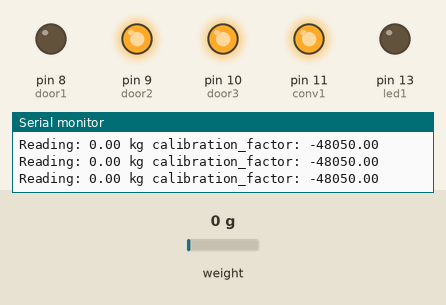
A sketch run on a simulated Arduino Uno, built with avr-gcc and run on an emulated ATmega328P. On the bench: output pins drawn as LEDs (lit = HIGH), the last lines printed to the serial monitor. Inputs (shaded band) come from the test bench; at power-on: weight on the scale 0 g.

Above: at 3.3 s.
3.4 s: weight on the scale set to 4365 g
6.4 s: weight on the scale set to 4474 g
At 7.5 s:
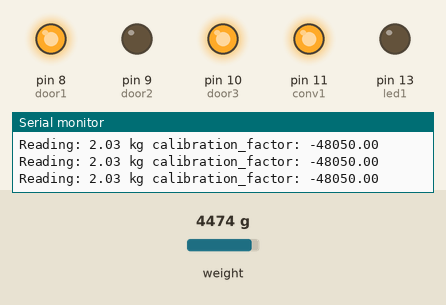
7.9 s: weight on the scale set to 100 g
At 9.3 s:
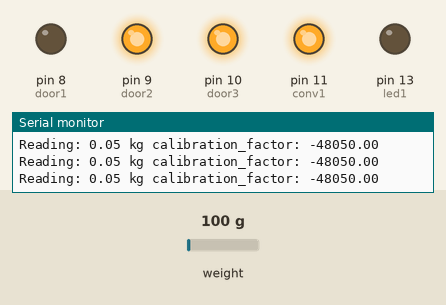
10.9 s: weight on the scale set to 4900 g
At 12.0 s:
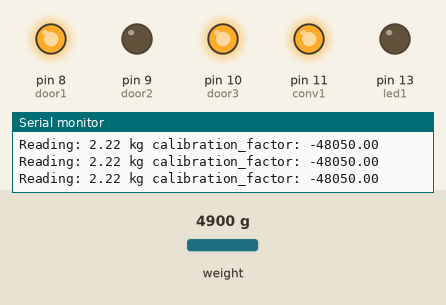
Timing chart, 0 to 13.9 s (numbered marks = the images above; inputs shaded):
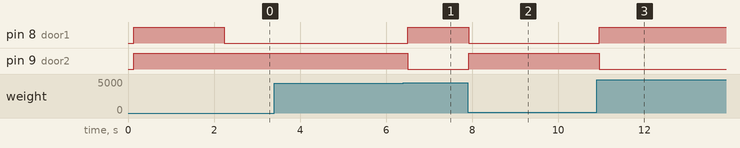

Measured:
- the behaviour switches between 4410 and 4411 g on weight on the scale (found by bisection; images 0 and 1)
- after the input at 6.4 s, pin 8 (door1): LOW → HIGH after 0.10 s; pin 9 (door2): HIGH → LOW after 0.10 s
- after the input at 7.9 s, pin 8 (door1): HIGH → LOW at once; pin 9 (door2): LOW → HIGH at once
- after the input at 10.9 s, pin 8 (door1): LOW → HIGH after 0.06 s; pin 9 (door2): HIGH → LOW after 0.06 s

The sketch:

hx711_load_cell.ino
```cpp
// (licence header left out)
#include "HX711.h"
#define DOUT  3
#define CLK  20

HX711 scale;

float calibration_factor = -48050; //-7050 worked for my 440lb max scale setup
const int door1 = 8 ;
const int door2 = 9 ;
const int door3 = 10 ;
const int led1 = 13 ;
const int conv1 = 11 ;
int state=0;
void setup() {
  Serial.begin(9600);
   digitalWrite(door1, HIGH);
   digitalWrite(door2, HIGH);
   digitalWrite(door3, HIGH);
    digitalWrite(conv1, HIGH);
  Serial.println("HX711 calibration sketch");
  Serial.println("Remove all weight from scale");
  Serial.println("After readings begin, place known weight on scale");
  Serial.println("Press + or a to increase calibration factor");
  Serial.println("Press - or z to decrease calibration factor");
  pinMode(door1, OUTPUT);
  pinMode(door2, OUTPUT);
  pinMode(door3, OUTPUT);
  pinMode(led1, OUTPUT);
   pinMode(conv1, OUTPUT);

  scale.begin(DOUT, CLK);
  scale.set_scale();
  scale.tare(); //Reset the scale to 0

  long zero_factor = scale.read_average(); //Get a baseline reading
  Serial.print("Zero factor: "); //This can be used to remove the need to tare the scale. Useful in permanent scale projects.
  Serial.println(zero_factor);
}

void loop() {

  scale.set_scale(calibration_factor); //Adjust to this calibration factor
  Serial.print("Reading: ");
  float ft=scale.get_units()*0.4535;
  Serial.print(ft);
  Serial.print(" kg"); //Change this to kg and re-adjust the calibration factor if you follow SI units like a sane person
  Serial.print(" calibration_factor: ");
  Serial.print(calibration_factor);
  Serial.println();

  if(Serial.available())
  {
    char temp = Serial.read();
    if(temp == '+' || temp == 'a')
      calibration_factor += 10;
    else if(temp == '-' || temp == 'z')
      calibration_factor -= 10;
  }
if(state==0)
{
if( ft <= 2)
{
   digitalWrite(door1, LOW );
   digitalWrite(door2, HIGH);
   digitalWrite(door3,HIGH);

}
else if(ft > 2 && ft <= 5)
{
  digitalWrite(door2, LOW);
  digitalWrite(door1, HIGH);
    digitalWrite(door3,HIGH);
}
else if(ft > 5 && ft <= 10)
{
   digitalWrite(door3, LOW);
    digitalWrite(door2,HIGH);
    digitalWrite(door1, HIGH );
}
else
{
   digitalWrite(door3, HIGH);
    digitalWrite(door2,HIGH);
    digitalWrite(door1, HIGH );
    state=1;
}
}
if(state==1)
{
digitalWrite(conv1, LOW);
for(int i=0;i<10;++i)
    {
      digitalWrite(led1, HIGH);
      delay(500);
      digitalWrite(led1, LOW);
      delay(500);
    }
if(ft<0.10)
{
  digitalWrite(conv1, HIGH);
  state=0;
}


}
}
```
